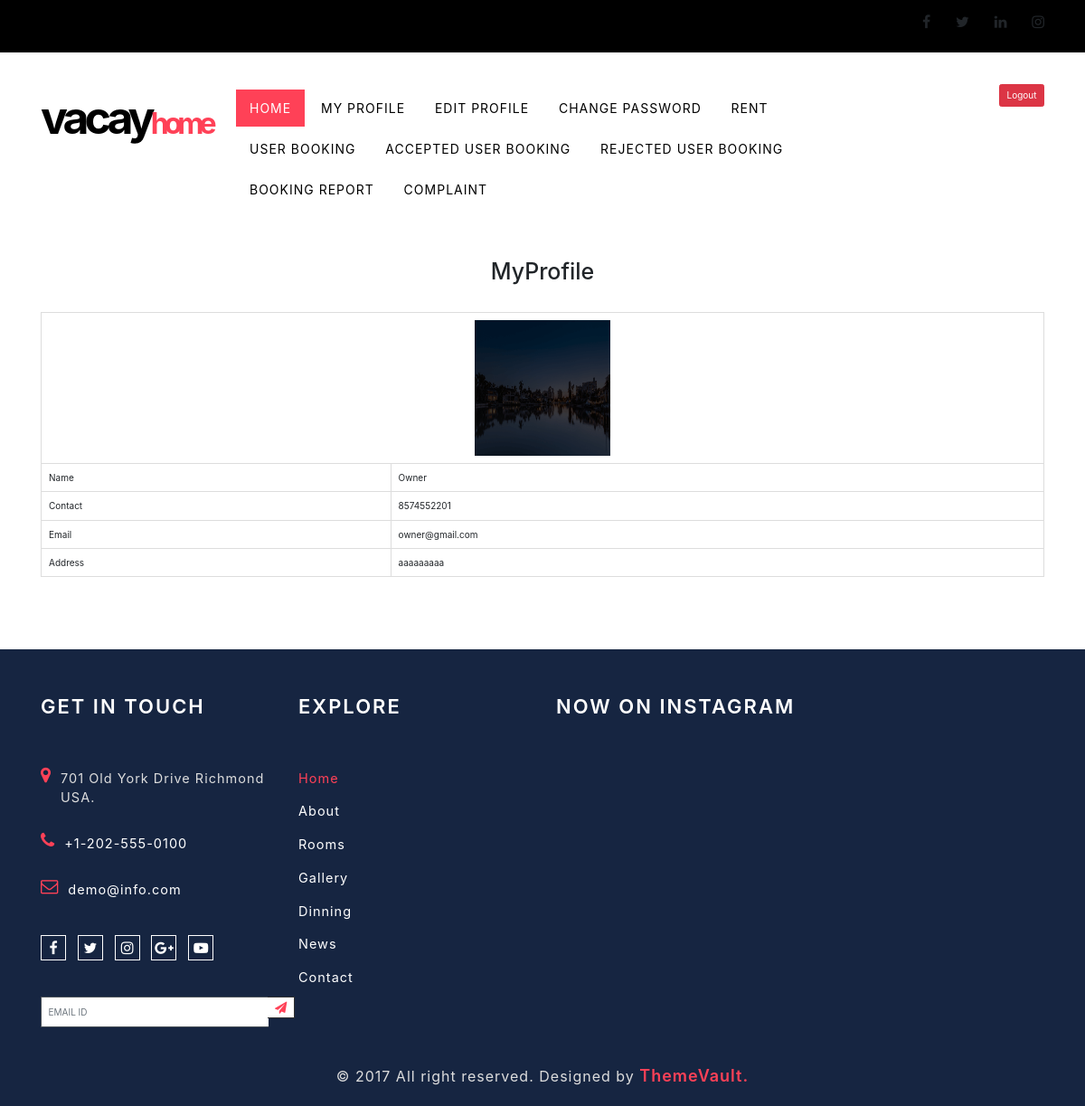
The page /Owner/myprofile/ (signed in) on the database its author committed.
### Guest/models.py (models this page shows)
class tbl_ownerregistration(models.Model):
    place=models.ForeignKey(tbl_place,on_delete=models.CASCADE)
    name=models.CharField(max_length=50)
    contact=models.CharField(max_length=50)
    email=models.EmailField(max_length=50)
    gender=models.CharField(max_length=50)
    address=models.TextField(max_length=50)
    zipcode=models.CharField(max_length=50)
    photo=models.FileField(upload_to="MemberDocs/")
    proof=models.FileField(upload_to="MemberDocs/")
    password=models.CharField(max_length=50)
    status=models.CharField(max_length=50,default=0,null=True)

### Owner/views.py (the view)
# urls.py: path('myprofile/',views.myprofile,name="MyProfile"),
def myprofile(request):
    oregdata=tbl_ownerregistration.objects.get(id=request.session['oid'])
    return render(request,"Owner/MyProfile.html",{'oregdata':oregdata})

### Owner/Templates/Owner/MyProfile.html (shortened to what this page needs)
{% extends 'Owner/header.html' %}
{% load static %}
{% block content %}
<!DOCTYPE html>
<html lang="en">
<head>
    <link rel="stylesheet" href="https://maxcdn.bootstrapcdn.com/bootstrap/4.0.0/css/bootstrap.min.css">
</head>
<body>
    <center><h1>MyProfile</h1></center>
    <div class="container mt-5">
        <form action="" method="post">
            <table class="table table-bordered" align="center">
                <tr>
                    <td colspan="2" class="text-center">
                        <img src="{{oregdata.photo.url}}" alt="{{oregdata.photo.url}}" width="150" height="150">
                    </td>
                </tr>
                <tr>
                    <td>Name</td>
                    <td>{{oregdata.name}}</td>
                </tr>
                <tr>
                    <td>Contact</td>
                    <td>{{oregdata.contact}}</td>
                </tr>
                <tr>
                    <td>Email</td>
                    <td>{{oregdata.email}}</td>
                </tr>
                <tr>
                    <td>Address</td>
                    <td>{{oregdata.address}}</td>
                </tr>
            </table>
        </form>
    </div>
</body>
</html>
{% endblock content %}

### Guest/static/Main/css/style.css (style rules this page uses)
html, body { height: 100%; margin: 0; padding: 0; }
body { background-color: #fff; color: #2b2b2b; font-family: 'Lato', sans-serif; font-size: 14px; line-height: 16px; min-width: 320px; width: 100%; }
* { margin: 0; padding: 0; }
h1,h2,h3,h4,h5,h6,p { margin: 0 }
html, html a { -webkit-font-smoothing: antialiased; text-shadow: 1px 1px 1px rgba(0,0,0,0.004); }

### rows shown on the page
tbl_ownerregistration: photo (picture), name "Owner", contact "8574552201", email "owner@gmail.com", address "aaaaaaaaa"
